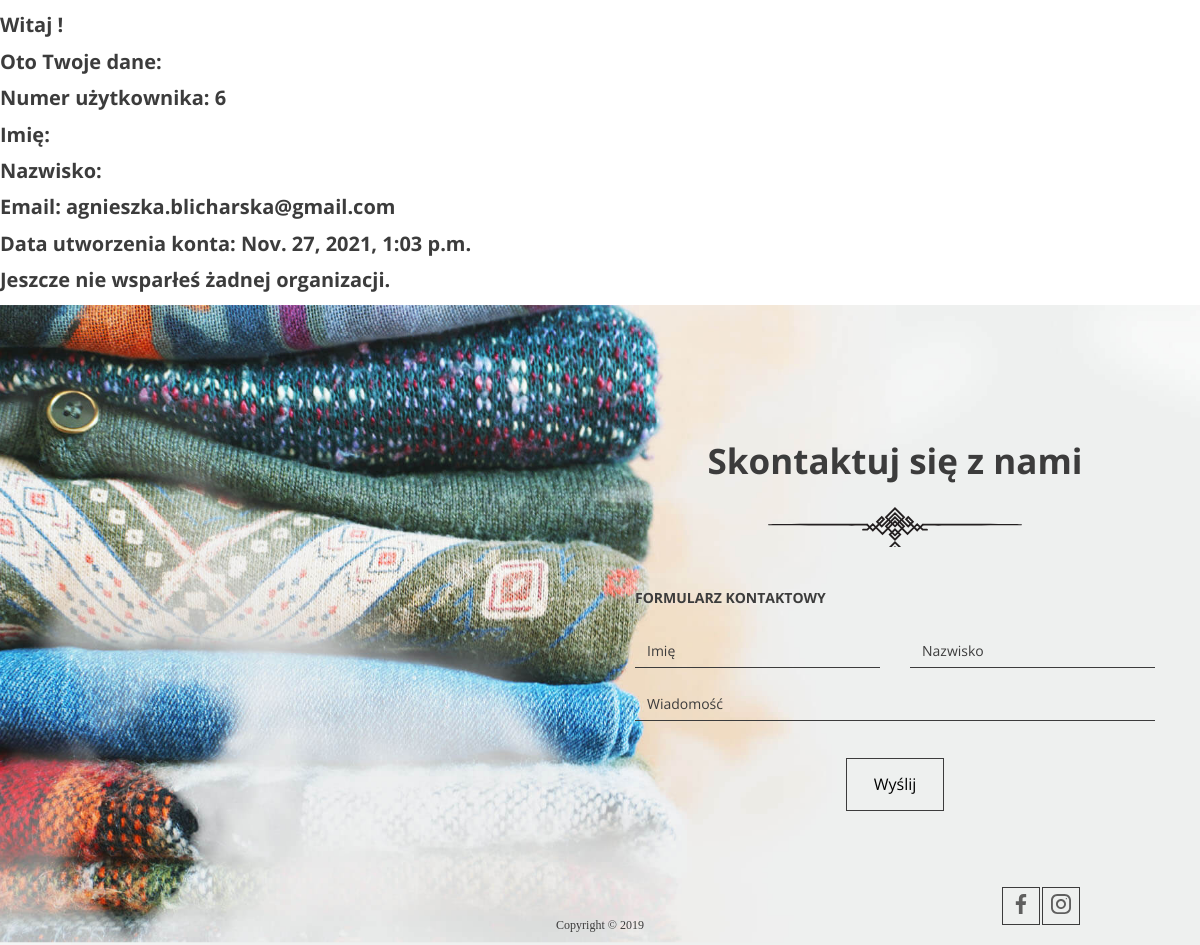
The page /user_details/6/ (signed in) on the database its author committed.
### accounts/models.py (models this page shows, shortened)
class CustomUser(AbstractBaseUser, PermissionsMixin):
    first_name = models.CharField(max_length=64, verbose_name='Imię')
    surname = models.CharField(max_length=64, verbose_name='Nazwisko')
    email = models.EmailField(max_length=64, unique=True, verbose_name='Email')
    password = models.CharField(max_length=64, verbose_name='Hasło')
    password_2 = models.CharField(max_length=64, verbose_name='Powtórz hasło')
    is_staff = models.BooleanField(default=False)
    is_active = models.BooleanField(default=True)
    is_superuser = models.BooleanField(default=False)
    date_joined = models.DateTimeField(default=timezone.now)
    USERNAME_FIELD = 'email'
    REQUIRED_FIELDS = []
    objects = CustomUserManager()

### main_app/views.py (the view)
# urls.py: path('user_details/<int:pk>/', UserDetails.as_view(), name='User Details'),
class UserDetails(DetailView):
    model = CustomUser
    def get_context_data(self, **kwargs):
        context = super().get_context_data(**kwargs)
        context['user.pk'] = self.kwargs['pk']
        return context

### accounts/templates/accounts/customuser_detail.html
{% extends 'base.html' %}
{% block content %}
    <div class="container--90">
<h1> Witaj {{ user.first_name }} !</h1>
    <h1> Oto Twoje dane:</h1>
    <h1> Numer użytkownika: {{ user.pk }}</h1>
    <h1> Imię: {{ user.first_name }}</h1>
    <h1> Nazwisko: {{ user.surname }}</h1>
    <h1> Email: {{ user.email }} </h1>
    <h1> Data utworzenia konta: {{ user.date_joined }} </h1>
        {% for donation in user.donation_set.all %}
    <h1> Wsparte organizacje: {{ donation.institution }}, {{ donation.quantity }} worków </h1>
        {% empty %}
       <h1> Jeszcze nie wsparłeś żadnej organizacji.</h1>
        {% endfor %}
</div>
{% endblock %}

### rows shown on the page
CustomUser: pk "6", email "agnieszka.blicharska@gmail.com", date_joined "Nov. 27, 2021, 1:03 p.m."
